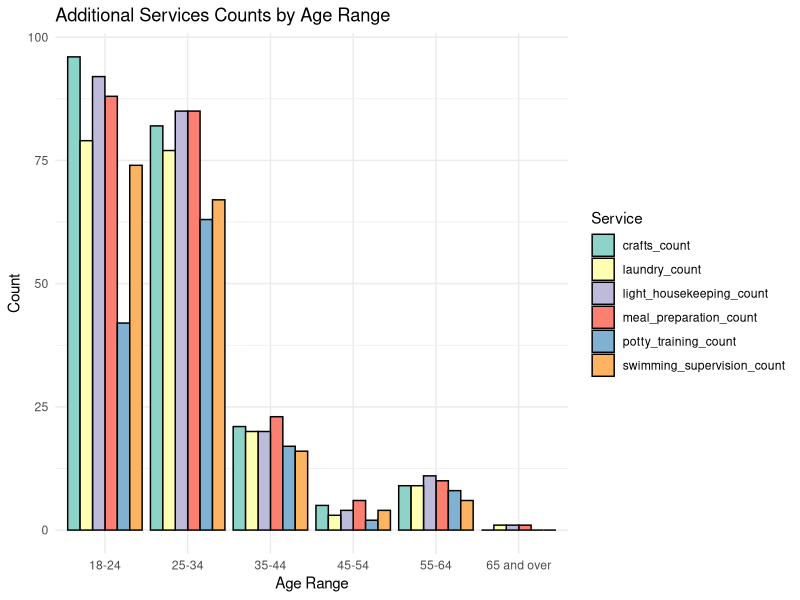
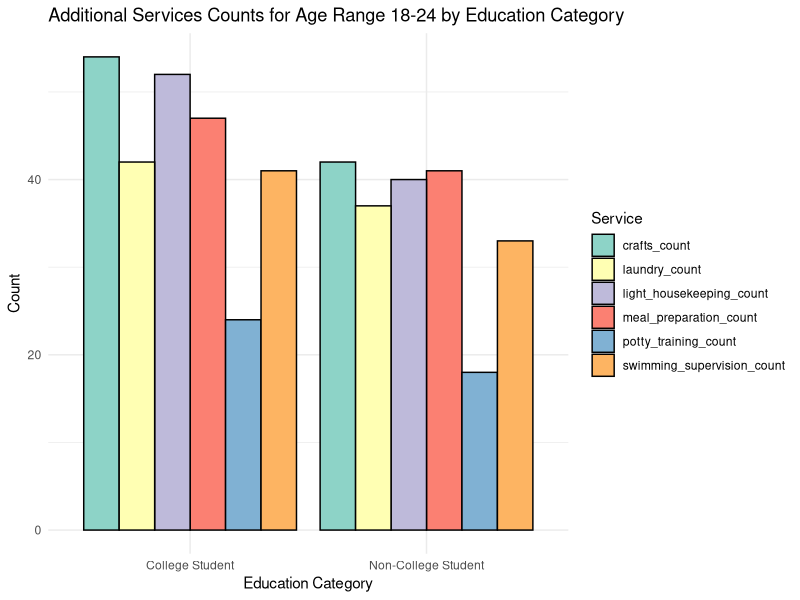

Generate these figures, in order, with R:
## ---- chunk 1
knitr::opts_chunk$set(echo = TRUE)
## ---- chunk 2
library(tidyverse)
library(ggplot2)
library(readr)
sitters_data <- read_csv("rating_sitters_experience_range.csv")
View(sitters_data)
## ---- chunk 3
age_range_counts <- sitters_data %>%
  group_by(age_range) %>%
  summarize(count = n())
View(age_range_counts)
## ---- chunk 4
additional_services_counts <- sitters_data %>%
  group_by(age_range) %>%
  summarize(
    meal_preparation_count = sum(meal_preparation == "Yes", na.rm = TRUE),
    crafts_count = sum(crafts == "Yes", na.rm = TRUE),
    laundry_count = sum(laundry == "Yes", na.rm = TRUE),
    potty_training_count=sum(potty_training == "Yes", na.rm = TRUE),
    swimming_supervision_count =sum(swimming_supervision == "Yes", na.rm = TRUE),
    light_housekeeping_count = sum(light_housekeeping == "Yes", na.rm = TRUE)
  )

View(additional_services_counts)

## ---- chunk 5
# Assuming 'additional_services_counts' is your summarized data

# Load the necessary libraries
library(ggplot2)
library(tidyr)

# Reshape the data for easier plotting
plot_data <- additional_services_counts %>%
  pivot_longer(cols = c(meal_preparation_count, crafts_count, light_housekeeping_count,laundry_count, potty_training_count,swimming_supervision_count),
               names_to = "Service",
               values_to = "Count")

# Create a grouped bar plot
ggplot(plot_data, aes(x = age_range, y = Count, fill = Service)) +
  geom_bar(stat = "identity", position = "dodge", color = "black") +
  labs(title = "Additional Services Counts by Age Range",
       y = "Count",
       x = "Age Range") +
   scale_fill_brewer(palette = "Set3") +  # Using a Set3 color palette
  theme_minimal()

## ---- chunk 6
sitter_data_18_24 <- sitters_data %>%
  filter(age_range == "18-24")
## ---- chunk 7
sitter_data_18_24 <- sitter_data_18_24 %>%
  mutate(
    education_category = case_when(
      sitter_profiles_education_completed %in% c("Some College", "College Degree", "Graduate Degree") ~ "College Student",
      TRUE ~ "Non-College Student"
    )
  )
## ---- chunk 8
additional_services_counts_18_24 <- sitter_data_18_24 %>%
  group_by(education_category) %>%
  summarize(
   meal_preparation_count = sum(meal_preparation == "Yes", na.rm = TRUE),
    crafts_count = sum(crafts == "Yes", na.rm = TRUE),
    laundry_count = sum(laundry == "Yes", na.rm = TRUE),
    potty_training_count=sum(potty_training == "Yes", na.rm = TRUE),
    swimming_supervision_count =sum(swimming_supervision == "Yes", na.rm = TRUE),
    light_housekeeping_count = sum(light_housekeeping == "Yes", na.rm = TRUE)
  )
## ---- chunk 9
print(additional_services_counts_18_24)
## ---- chunk 10
# Assuming 'additional_services_counts_18_24' is your summarized data

# Load the necessary libraries
library(ggplot2)

# Reshape the data for easier plotting
plot_data <- additional_services_counts_18_24 %>%
  pivot_longer(cols = c(meal_preparation_count, crafts_count, light_housekeeping_count,laundry_count, potty_training_count,swimming_supervision_count),
               names_to = "Service",
               values_to = "Count")

# Create a grouped bar plot
ggplot(plot_data, aes(x = education_category, y = Count, fill = Service)) +
  geom_bar(stat = "identity", position = "dodge", color = "black") +
  labs(title = "Additional Services Counts for Age Range 18-24 by Education Category",
       y = "Count",
       x = "Education Category") +
   scale_fill_brewer(palette = "Set3") +  # Using a Set3 color palette
  theme_minimal()



